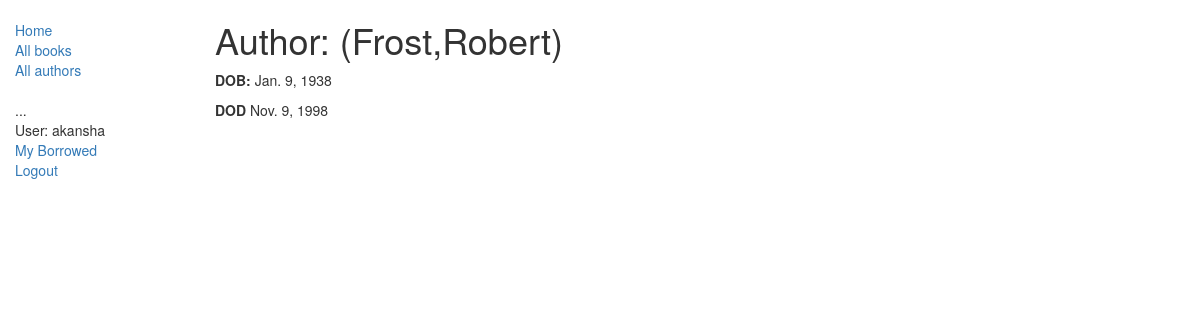
The page /catalog/author/1 (signed in) on the database its author committed.
### catalog/models.py (models this page shows, shortened)
class Author(models.Model):
	first_name = models.CharField(max_length=100)
	last_name = models.CharField(max_length=100)
	date_of_birth = models.DateField(null=True, blank=True)
	date_of_death = models.DateField('Died', null=True, blank=True)
	class Meta:
		ordering = ["last_name","first_name"]

### catalog/views.py (the view)
# urls.py: path('author/<int:pk>', views.AuthorDetailView.as_view(), name='author-detail'),
class AuthorDetailView(generic.DetailView):
    model = Author

### catalog/templates/catalog/author_detail.html (shortened to what this page needs)
{% extends "base_generic.html" %}
{% block content %}
  <h1>Author: ({{ author.last_name }},{{ author.first_name}})</h1>
  <p><strong>DOB:</strong> {{ author.date_of_birth }}</p>
  <p><strong>DOD</strong> {{ author.date_of_death }}</p>
{% endblock %}

### catalog/templates/base_generic.html (shortened to what this page needs)
<!DOCTYPE html>
<html lang="en">
<head>
  <link rel="stylesheet" href="https://maxcdn.bootstrapcdn.com/bootstrap/3.3.7/css/bootstrap.min.css">
  {% load static %}
  <link rel="stylesheet" href="{% static 'css/styles.css' %}">
</head>
<body>
  <div class="container-fluid">
    <div class="row">
      <div class="col-sm-2">
      {% block sidebar %}
      <ul class="sidebar-nav">
          <li><a href="{% url 'index' %}">Home</a></li>
          <li><a href="{% url 'books' %}">All books</a></li>
          <li><a href="{% url 'authors' %}">All authors</a></li>
      </ul>
	  <ul class="sidebar-nav">
    ...
   {% if user.is_authenticated %}
     <li>User: {{ user.get_username }}</li>
	 <li><a href="{% url 'my-borrowed' %}">My Borrowed</a></li>
     <li><a href="{% url 'logout'%}?next={{request.path}}">Logout</a></li>
   {% else %}
     <li><a href="{% url 'login'%}?next={{request.path}}">Login</a></li>
   {% endif %}
  </ul>
     {% endblock %}
      </div>
      <div class="col-sm-10 ">
      {% block content %}{% endblock %}
      </div>
    </div>
  </div>
</body>
</html>

### catalog/static/css/styles.css (style rules this page uses)
.sidebar-nav { margin-top: 20px; padding: 0; list-style: none; }

### rows shown on the page
Author: last_name "Frost", first_name "Robert", date_of_birth "Jan. 9, 1938", date_of_death "Nov. 9, 1998"

### other values the page prints
{{ user.get_username }} "akansha"
